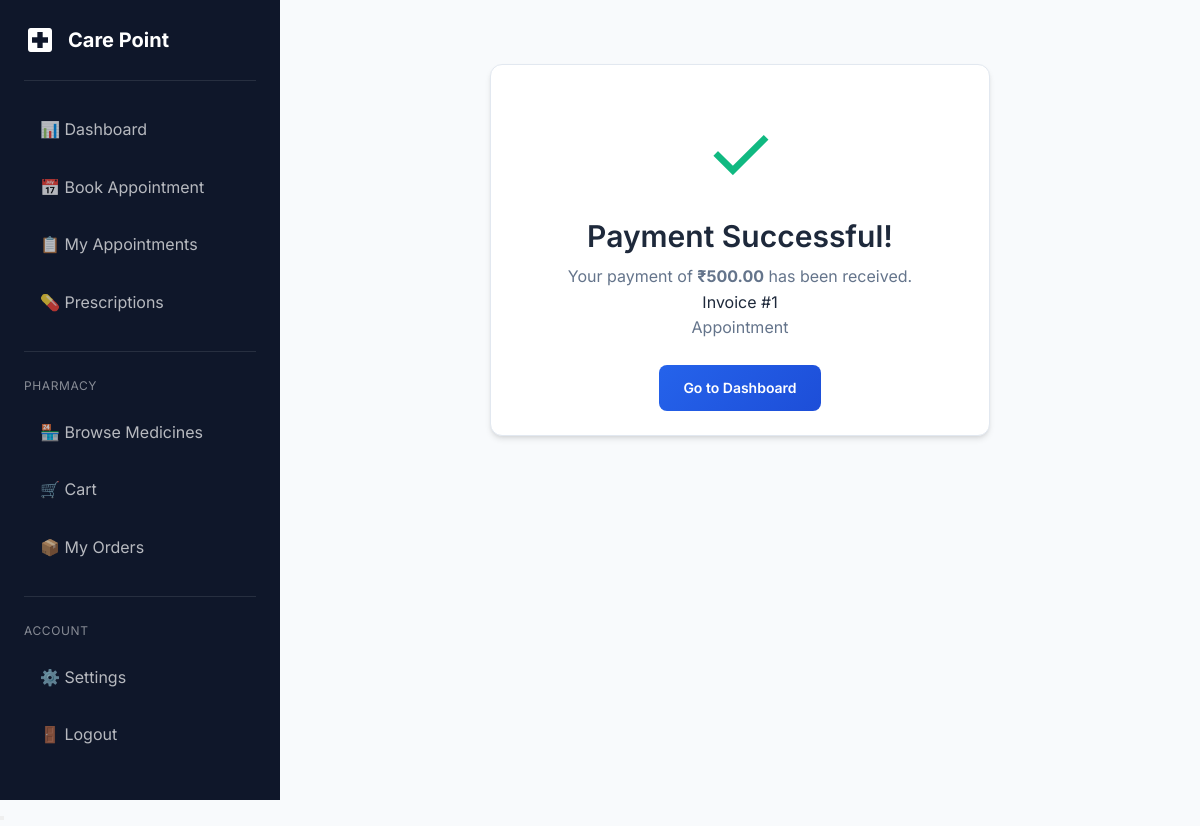
Page /billing/success/1/ (signed in) on the committed database.
### billing/models.py (models this page shows, shortened)
class Invoice(models.Model):
    class InvoiceType(models.TextChoices):
        APPOINTMENT = 'appointment', 'Appointment'
        PHARMACY = 'pharmacy', 'Pharmacy Order'
    class Status(models.TextChoices):
        UNPAID = 'unpaid', 'Unpaid'
        PAID = 'paid', 'Paid'
        REFUNDED = 'refunded', 'Refunded'
        FAILED = 'failed', 'Failed'
    patient = models.ForeignKey(
        'patients.PatientProfile',
        on_delete=models.CASCADE,
        related_name='invoices'
    )
    invoice_type = models.CharField(
        max_length=20,
        choices=InvoiceType.choices
    )
    appointment = models.ForeignKey(
        'appointments.Appointment',
        on_delete=models.SET_NULL,
        null=True,
        blank=True,
        related_name='invoices'
    )
    pharmacy_order = models.ForeignKey(
        'pharmacy.PharmacyOrder',
        on_delete=models.SET_NULL,
        null=True,
        blank=True,
        related_name='invoices'
    )
    amount = models.DecimalField(max_digits=10, decimal_places=2)
    status = models.CharField(
        max_length=20,
        choices=Status.choices,
        default=Status.UNPAID
    )
    razorpay_order_id = models.CharField(max_length=100, blank=True, null=True)
    razorpay_payment_id = models.CharField(max_length=100, blank=True, null=True)
    razorpay_signature = models.CharField(max_length=200, blank=True, null=True)
    paid_at = models.DateTimeField(null=True, blank=True)
    created_at = models.DateTimeField(auto_now_add=True)
    updated_at = models.DateTimeField(auto_now=True)
    class Meta:
        ordering = ['-created_at']

### billing/views.py (the view)
# urls.py: path('success/<int:invoice_id>/', views.payment_success, name='payment_success'),
@patient_required
def payment_success(request, invoice_id):
    patient = request.user.patient_profile
    invoice = get_object_or_404(Invoice, pk=invoice_id, patient=patient)
    context = {
        'invoice': invoice,
    }
    return render(request, 'billing/payment_success.html', context)

### accounts/models.py (called while the page is built)
    @property
    def is_patient(self):
        return self.role == self.Role.PATIENT

    @property
    def is_admin_user(self):
        return self.role == self.Role.ADMIN or self.is_superuser

### templates/billing/payment_success.html (shortened to what this page needs)
{% extends 'base.html' %}
{% load static %}
{% block extra_css %}
        <link rel="stylesheet" href="{% static 'css/style.css' %}">
    {% endblock %}
{% block content %}
<div class="dashboard-layout">
    {% include 'includes/sidebar.html' %}
    <main class="main-content">
        <div class="card" style="max-width: 500px; margin: 2rem auto;">
            <div class="card-body text-center">
                <div style="font-size: 5rem; color: var(--success-color);">✓</div>
                <h2>Payment Successful!</h2>
                <p class="text-secondary">Your payment of <strong>₹{{ invoice.amount }}</strong> has been received.</p>
                <p>Invoice #{{ invoice.pk }}</p>
                <p class="text-secondary">{{ invoice.get_invoice_type_display }}</p>
                <div class="mt-3">
                    <a href="{% url 'patients:dashboard' %}" class="btn btn-primary">Go to Dashboard</a>
                </div>
            </div>
        </div>
    </main>
</div>
{% endblock %}

### static/css/style.css (style rules this page uses)
:root { --primary-color: #2563eb; --primary-dark: #1d4ed8; --primary-light: #3b82f6; --secondary-color: #0891b2; --accent-color: #06b6d4; --success-color: #10b981; --warning-color: #f59e0b; --danger-color: #ef4444; --info-color: #6366f1; --bg-primary: #f8fafc; --bg-secondary: #ffffff; --bg-dark: #1e293b; --bg-darker: #0f172a; --text-primary: #1e293b; --text-secondary: #64748b; --text-light: #94a3b8; --text-white: #ffffff; --border-color: #e2e8f0; --shadow-sm: 0 1px 2px 0 rgb(0 0 0 / 0.05); --shadow-md: 0 4px 6px -1px rgb(0 0 0 / 0.1), 0 2px 4px -2px rgb(0 0 0 / 0.1); --shadow-lg: 0 10px 15px -3px rgb(0 0 0 / 0.1), 0 4px 6px -4px rgb(0 0 0 / 0.1); --shadow-xl: 0 20px 25px -5px rgb(0 0 0 / 0.1), 0 8px 10px -6px rgb(0 0 0 / 0.1); --radius-sm: 0.375rem; --radius-md: 0.5rem; --radius-lg: 0.75rem; --radius-xl: 1rem; --transition: all 0.3s ease; }
* { margin: 0; padding: 0; box-sizing: border-box; }
body { font-family: 'Inter', -apple-system, BlinkMacSystemFont, 'Segoe UI', Roboto, sans-serif; background-color: var(--bg-primary); color: var(--text-primary); line-height: 1.6; }
h1, h2, h3, h4, h5, h6 { font-weight: 600; line-height: 1.3; margin-bottom: 0.5rem; }
h2 { font-size: 1.875rem; }
a { color: var(--primary-color); text-decoration: none; transition: var(--transition); }
.btn { display: inline-flex; align-items: center; justify-content: center; gap: 0.5rem; padding: 0.75rem 1.5rem; font-size: 0.875rem; font-weight: 600; border-radius: var(--radius-md); border: none; cursor: pointer; transition: var(--transition); text-decoration: none; }
.btn-primary { background: linear-gradient(135deg, var(--primary-color), var(--primary-dark)); color: var(--text-white); }
.card { background: var(--bg-secondary); border-radius: var(--radius-lg); box-shadow: var(--shadow-md); border: 1px solid var(--border-color); overflow: hidden; transition: var(--transition); }
.card-body { padding: 1.5rem; }
.dashboard-layout { display: flex; min-height: 100vh; }
.main-content { flex: 1; margin-left: 280px; padding: 2rem; }
.text-center { text-align: center; }
.text-secondary { color: var(--text-secondary); }
.mt-3 { margin-top: 1.5rem; }

### rows in the picture
Invoice: amount "500.00", pk "1", invoice_type "Appointment"
